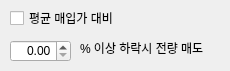
        <widget class="QWidget" name="tab_7">
         <attribute name="title">
          <string>손실제한</string>
         </attribute>
         <widget class="QCheckBox" name="chkLossLimit">
          <property name="geometry">
           <rect>
            <x>10</x>
            <y>10</y>
            <width>111</width>
            <height>16</height>
           </rect>
          </property>
          <property name="text">
           <string>평균 매입가 대비</string>
          </property>
         </widget>
         <widget class="QDoubleSpinBox" name="dsbLossLimit">
          <property name="geometry">
           <rect>
            <x>10</x>
            <y>40</y>
            <width>61</width>
            <height>22</height>
           </rect>
          </property>
          <property name="alignment">
           <set>Qt::AlignRight|Qt::AlignTrailing|Qt::AlignVCenter</set>
          </property>
          <property name="showGroupSeparator" stdset="0">
           <bool>true</bool>
          </property>
          <property name="decimals">
           <number>2</number>
          </property>
          <property name="minimum">
           <double>0.000000000000000</double>
          </property>
          <property name="maximum">
           <double>100.000000000000000</double>
          </property>
          <property name="singleStep">
           <double>0.500000000000000</double>
          </property>
         </widget>
         <widget class="QLabel" name="label_20">
          <property name="geometry">
           <rect>
            <x>80</x>
            <y>40</y>
            <width>141</width>
            <height>16</height>
           </rect>
          </property>
          <property name="text">
           <string>% 이상 하락시 전량 매도</string>
          </property>
         </widget>
        </widget>
